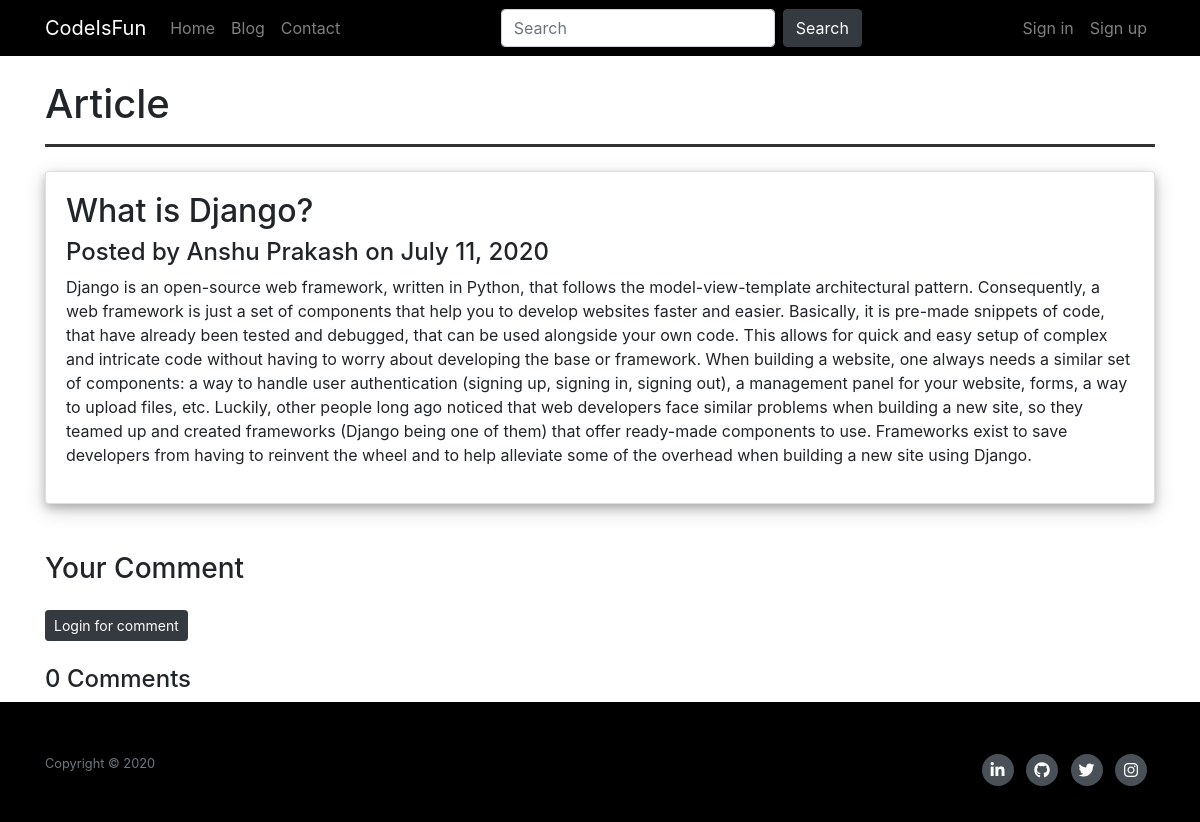
The page /blog/post/19/ on the database as committed earlier.
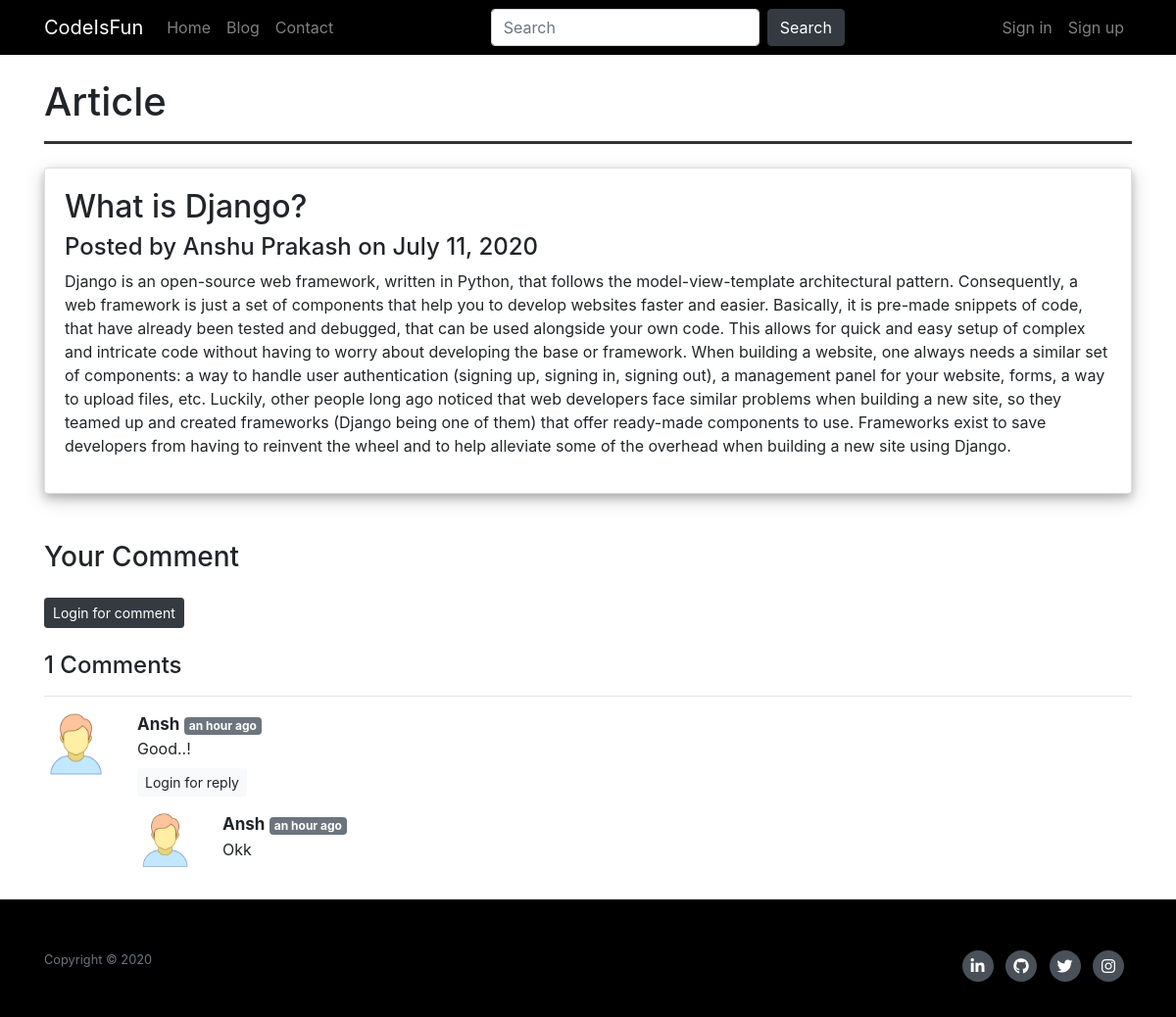
The same page on the database as committed later.
### blog/models.py (models this page shows, shortened)
class Post(models.Model):
    sno = models.AutoField(primary_key=True)
    author = models.CharField(max_length=100)
    title = models.CharField(max_length=150)
    content = HTMLField()
    author_name = models.ForeignKey(User, default=None, on_delete=models.CASCADE)
    timeStamp = models.DateField(default=timezone.now)

class BlogComment(models.Model):
    sno = models.AutoField(primary_key=True)
    comment = models.TextField()
    user = models.ForeignKey(User, on_delete=models.CASCADE)
    post = models.ForeignKey(Post, on_delete=models.CASCADE)
    parent = models.ForeignKey('self', on_delete=models.CASCADE, null=True)
    timeStamp = models.DateTimeField(auto_now_add=True)

### blog/views.py (the view)
# urls.py: path('post/', views.index, name='index'),
def post(request, pk):
    post = Post.objects.filter(pk=pk).first()
    comments = BlogComment.objects.filter(post=post, parent=None)
    replies = BlogComment.objects.filter(post=post).exclude(parent=None)
    reply_dict = {}
    for reply in replies:
        if reply.parent.sno not in reply_dict.keys():
            reply_dict[reply.parent.sno] = [reply]
        else:
            reply_dict[reply.parent.sno].append(reply)
    context = {
        'post': post,
        'comments': comments,
        'user': request.user,
        'replyDict': reply_dict,
    }
    return render(request, 'blog/post.html', context)

### blog/templatetags/extras.py (called while the page is built)
@register.filter(name='get_val')
def get_val(dict, key):
    return dict.get(key)

### blog/templates/blog/post.html (shortened to what this page needs)
{% extends 'home/base.html' %}
{% block body %}
{% load humanize %}
{% load extras %}
<div class="container">
  <h1 class="mt-4">Article</h1>
  <hr style="height:3px;border:none;color:#333;background-color:#333;" />
  <div class="card my-4">
    <div class="card-body">
      <h2 class="title">{{ post.title }}</h2>
      <h4>Posted by {{ post.author }} on {{ post.timeStamp }}
      </h4>
      <p class="text">{{ post.content }}</p>
    </div>
  </div>
  <h3 class="mt-5">Your Comment </h3>
  <div class="my-4">
    {% if user.is_authenticated %}
    <form method="POST" action="{% url 'blog:postComment' %}">
      {% csrf_token %}
      <div class="form-group mt-3">
        <textarea class="form-control w-100" name="comment" id="comment" rows="3" required></textarea>
      </div>
      <input type="hidden" name="post_sno" value="{{ post.sno }}">
      <input type="hidden" name="parent_sno" value="">
      <button type="submit" class="btn btn-default">Post Comment</button>
    </form>
    {% else %}
    <a role="button" class="btn btn-sm btn-dark" href="{% url 'account:login' %}">Login for comment</a>
    {% endif%}
  </div>
  <h4>{{comments.count}} Comments</h4>
  {% for comments in comments %}
  <hr>
  <div class="row my-3">
    <div class="col-md-1">
      <img class="rounded mx-auto w-100 d-block" src="/static/user.png" alt="user">
    </div>
    <div class="col-md-11">
      <strong style="font-size:17px;">{{ comments.user.username|title }}</strong> <span class="badge badge-secondary"> {{ comments.timeStamp | naturaltime }}</span>
      <div class="mb-2">{{ comments.comment }}</div>
      <div class="reply mx-0">
        {% if user.is_authenticated %}
          <button class="btn btn-sm btn-light" data-toggle="collapse" data-target="#replyBox{{ comments.sno}}" aria-expanded="false" aria-controls="replyBox{{ comments.sno}}">
            <small>Reply</small>
          </button>
          <div class="collapse" id="replyBox{{ comments.sno}}">
            <form method="POST" action="{% url 'blog:postComment' %}">
              {% csrf_token %}
              <div class="form-group mt-3">
                <textarea class="form-control w-100" name="comment" rows="3" required></textarea>
                <input type="hidden" name="parent_sno" value="{{ comments.sno }}">
              </div>
              <input type="hidden" name="post_sno" value="{{ post.sno }}">
              <button type="submit" class="btn btn-sm btn-default">Post Reply</button>
            </form>
          </div>
          {% else %}
          <a role="button" data-toggle="collapse"
            data-target="#replyBox{{ comments.sno}}" aria-expanded="false" aria-controls="replyBox{{ comments.sno}}">
            <small><a href="{% url 'account:login' %}" role="button" class="btn btn-sm btn-light border-0">Login for reply</a> </small>
          </a>
          {% endif %}
        <div class="replies my-2">
          {% for reply in replyDict|get_val:comments.sno %}
          <div class="row my-3">
              <div class="col-md-1">
                <img class="rounded mx-auto w-100 d-block" src="/static/user.png" alt="user">
              </div>
          <div class="col-md-11">
            <strong style="font-size:17px;">{{ reply.user.username|title }}</strong> <span class="badge badge-secondary"> {{ comments.timeStamp | naturaltime }}</span>
          <div>{{reply.comment}}</div>
          </div>
          </div>
          {% endfor %}
        </div>
      </div>
    </div>
  </div>
  {% endfor %}
</div>
{% endblock body %}

### home/templates/home/base.html (shortened to what this page needs)
<!doctype html>
<html lang="en">
<head>
  <link rel="stylesheet" href="https://use.fontawesome.com/releases/v5.11.2/css/all.css"
>
  <link rel="stylesheet" href="https://maxcdn.bootstrapcdn.com/bootstrap/4.0.0/css/bootstrap.min.css"
>
</head>
<body>
  <nav class="navbar navbar-expand-lg navbar-dark bg-dark">
    <div class="container">
    <a class="navbar-brand" href="#">CodeIsFun</a>
    <div class="collapse navbar-collapse" id="navbarSupportedContent">
      <ul class="navbar-nav mr-auto">
        <li class="nav-item ">
          <a class="nav-link" href="/">Home <span class="sr-only">(current)</span></a>
        </li>
        <li class="nav-item">
          <a class="nav-link" href="{% url 'blog:index' %}">Blog</a>
        </li>
        <li class="nav-item">
          <a class="nav-link" href="{% url 'home:contact' %}">Contact</a>
        </li>
      </ul>
      <form method="get" action='/search' class="form-inline my-2 my-lg-0">
        <input class="form-control mr-sm-2" type="search" name="query" id="search" placeholder="Search"
          aria-label="Search">
        <button class="btn btn-dark my-2 my-sm-0" type="submit">Search</button>
      </form>
        {% if user.is_authenticated %}
         <div class="navbar-nav ml-auto">
             <div class="dropdown">
                 <a class="btn nav-link dropdown-toggle" role="button" id="dropdownMenuButton" data-toggle="dropdown" aria-expanded="false">
                    Hey {{ user.username|title}}
                  </a>
                 <ul class="dropdown-menu"  aria-labelledby="dropdownMenuButton">
                     <li><a class="dropdown-item"  href="{% url 'blog:my_post' %}">My Post</a></li>
                     <li><a class="dropdown-item" href="{% url 'blog:create_post' %}">Create Post</a></li>
                     <li><a class="dropdown-item"  href="{% url 'account:logout' %}">Logout</a></li>
                     <li><a class="dropdown-item" href="{% url 'account:password_change' %}">Change Password</a></li>
                 </ul>
            </div>
          </div>
         {% else %}
         <div class="navbar-nav ml-auto">
             <a class="nav-link" href="{% url 'account:login' %}">Sign in</a>
             <a class="nav-link" href="{% url 'account:register' %}">Sign up</a>
         </div>
        {% endif %}
      </div>
    </div>
  </nav>
  {% block body %}
  {% endblock body %}
  <footer class="footer bg-dark ">
    <div class="container pt-5">
      <div class="row align-items-center">
        <div class="col-md">
          <p class="text-white text-muted">
            <small>
              Copyright &copy; 20{% now "y" %}
            </small>
          </p>
        </div>
        <div class="col-md">
          <div class="social-icons text-md-right">
            <a href="https://www.linkedin.com/in/anshu-prakash-527443149/" target="_blank">
              <i class="fab fa-linkedin-in"></i>
            </a>
            <a href="https://github.com/ansh9690" target="_blank">
              <i class="fab fa-github"></i>
            </a>
            <a href="https://twitter.com/anshuprakash_" target="_blank">
              <i class="fab fa-twitter"></i>
            </a>
            <a href="https://www.instagram.com/_ansh__1/" target="_blank">
              <i class="fab fa-instagram"></i>
            </a>
          </div>
        </div>
      </div>
    </div>
  </footer>
</body>
</html>

Rows that differ between the two databases and show on the page:
added BlogComment: user.username "Ansh", timeStamp "an hour ago", comment "Good..!", shown under "1 Comments"
added BlogComment: user.username "Ansh", comment "Okk"
Other text that changed with them:
{{ comments.count }}: "0" → "1"
